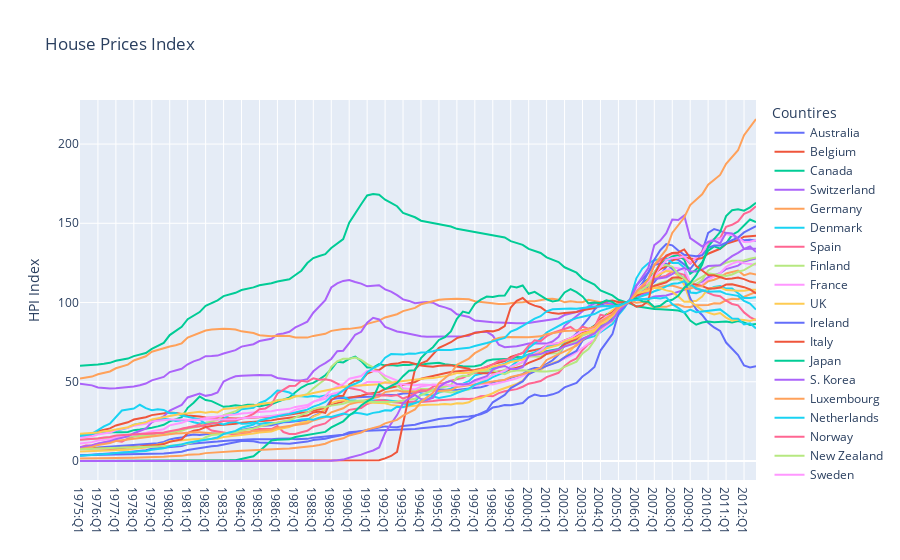

This figure's notebook cell:
### Code cell
fig = go.Figure()

for column in df_hpi_before.columns:
    fig.add_trace(
        go.Scatter(
            x=df_hpi_before.index, 
            y=df_hpi_before[column], 
            mode='lines', 
            name=column
        )
    )

fig.update_layout(
    title="House Prices Index",
    #xaxis_title="Index",
    yaxis_title="HPI Index",
    legend_title="Countires"
)

fig.show()
